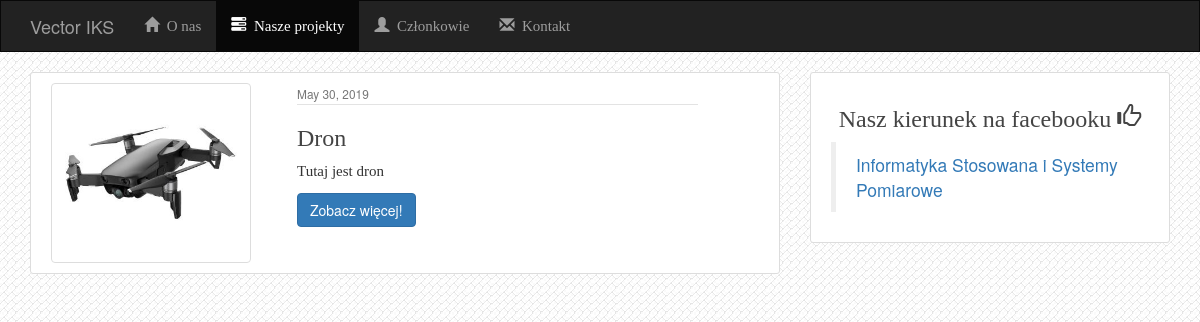
The app's page /projects/, older data.
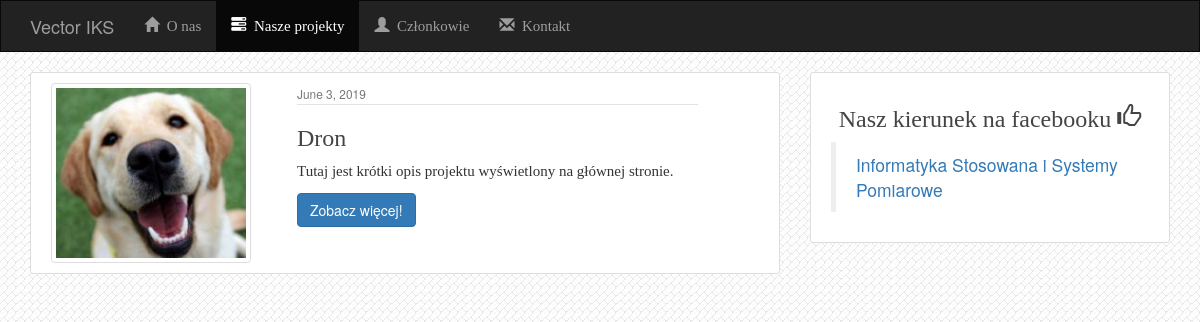
The same page, newer data.
### projects/models.py (models this page shows, shortened)
class Project(models.Model):
    title = models.CharField(max_length=500)
    description = models.CharField(max_length=800)
    photo = models.FileField(null=True)
    date = models.DateField(auto_now_add=True)
    content = models.TextField()

### projects/views.py (the view)
class IndexView(generic.ListView):
    template_name = 'projects/index.html'
    context_object_name = 'all_projects'
    def get_queryset(self):
        return Project.objects.all()

### projects/templates/projects/index.html (shortened to what this page needs)
{% extends 'members/base.html' %}
{% block projects %}active{% endblock %}
{% block body %}
{% if all_projects %}
{% for project in all_projects %}
<article class="media content-section">
    <div class="row">
        <div class="col-md-4">
          <a href="{% url 'projects:detail' project.id %}">
            <img class="img-fluid img-rounded img-thumbnail index-img"
                 src="{{ project.photo.url }}" >
          </a>
        </div>
        <div class="col-md-7">
            <div class="article-metadata">
              <small class="text-muted">{{ project.date }}</small>
            </div>
          <a href="{% url 'projects:detail' project.id %}"><h3 class="article-title">{{ project.title }}</h3></a>
          <p class="article-content word-wrap">{{ project.description }}</p>
          <a class="btn btn-primary" href="{% url 'projects:detail' project.id %}">Zobacz więcej!</a>
        </div>
      </div>
</article>
{% endfor %}
{% else %}
    <h3>Nie ma projektów :(</h3>
{% endif %}
{% endblock %}

Row changes from the older to the newer data that the page shows:
removed Project: photo (picture), date "May 30, 2019", title "Dron", description "Tutaj jest dron"
added Project: photo (picture), date "June 3, 2019", title "Dron", description "Tutaj jest krótki opis projektu wyświetlony na głównej stronie."
